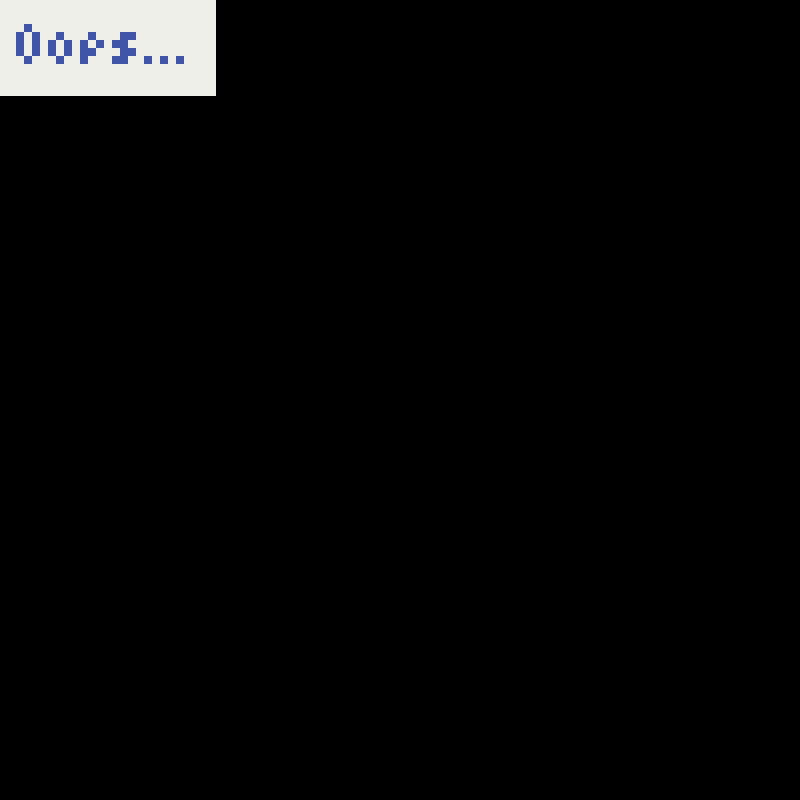

Rendered tile map (Tiled .tmx) drawn with the repository's tilesets; below, a short description and the map source with its tile grids summarised:
An orthogonal 100x100 tile map with 8x8 px tiles, 1 tile layer (Tile Layer 1) and 1 object (door).

<map version="1.2" tiledversion="1.2.4" orientation="orthogonal" renderorder="right-down" width="100" height="100" tilewidth="8" tileheight="8" infinite="0" nextlayerid="3" nextobjectid="2">
 <tileset firstgid="1" source="../../tilesets/exterior_snow/exterior_snow.tsx" />
 <layer id="1" name="Tile Layer 1" width="100" height="100">
  <data>[10000 cells, 324 non-empty, 2 distinct tile ids]</data>
 </layer>
 <objectgroup id="2" name="Object Layer 1">
  <object id="1" name="door_test" type="door" x="192" y="71.5" width="23.5" height="24.25">
   <properties>
    <property name="map" value="test" />
   </properties>
  </object>
 </objectgroup>
</map>
